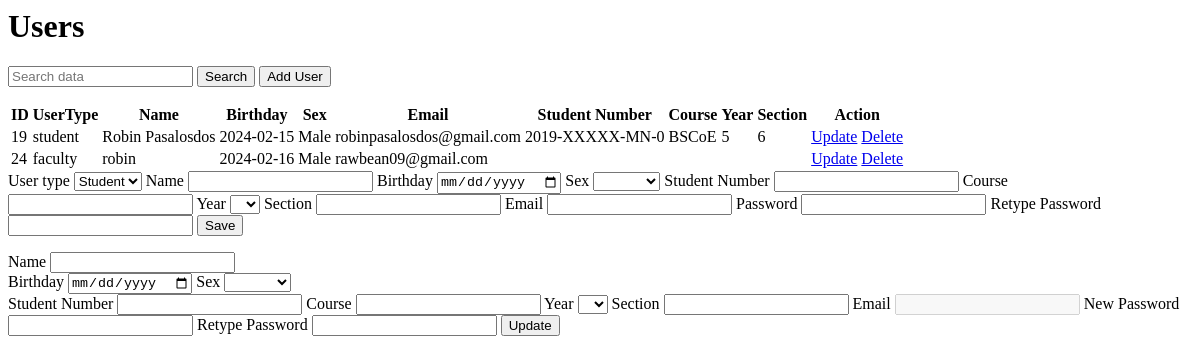
Page /pages/admin/users.php on the earlier database version.
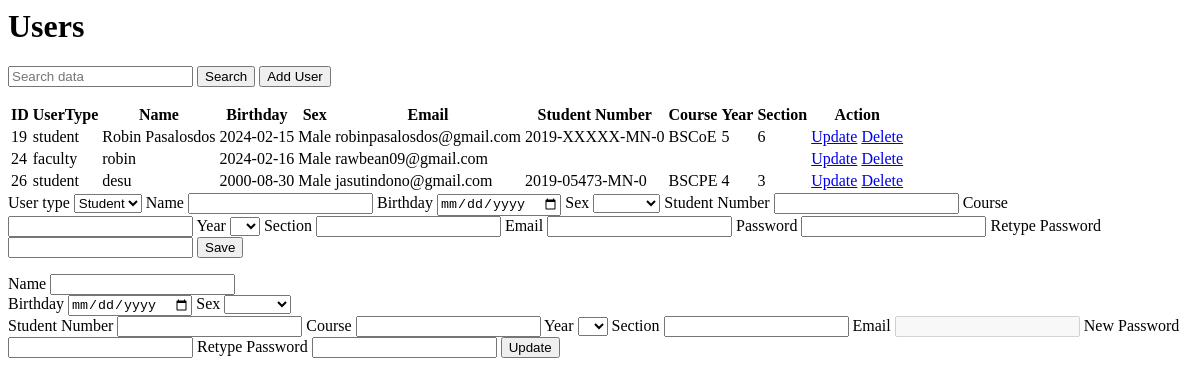
Same page on the later database version.
### tables this page shows
CREATE TABLE `users` (
  `id` int(11) NOT NULL,
  `user_type` varchar(50) NOT NULL,
  `name` varchar(50) NOT NULL,
  `birthday` varchar(50) NOT NULL,
  `sex` varchar(50) NOT NULL,
  `email` varchar(50) NOT NULL,
  `student_no` varchar(50) NOT NULL,
  `course` varchar(50) NOT NULL,
  `year` varchar(50) NOT NULL,
  `section` varchar(50) NOT NULL,
  `password` varchar(50) NOT NULL,
  `assessment_access` int(11) NOT NULL,
  `pic` varchar(100) NOT NULL,
  `date_created` date NOT NULL DEFAULT current_timestamp(),
  `created_timestamp` datetime NOT NULL DEFAULT current_timestamp()
);

### pages/admin/users.php (the view, shortened to what this page needs)
<head>
</head>
<div class="records-table">
    <h1>Users</h1>
    <form action="<?php echo htmlspecialchars($_SERVER["PHP_SELF"]); ?>" method="GET">
        <input type="text" name="search" value="<?php if(isset($_GET['search'])){echo $_GET['search']; } ?>" placeholder="Search data">
        <button type="submit">Search</button>
        <button type="button" onclick="show_dialog()">Add User</button>
    </form>
    <table>
        <thead>
            <tr>
                <th>ID</th>
                <th>UserType</th>
                <th>Name</th>
                <th>Birthday</th>
                <th>Sex</th>
                <th>Email</th>
                <th>Student Number</th>
                <th>Course</th>
                <th>Year</th>
                <th>Section</th>
                <th>Action</th>
            </tr>
        </thead>
        <tbody>
            <?php
                include('../pupclinic/php/db_connect.php');
                    $filtervalues = $_GET['search'];
                    if($_GET['search'] == ""){
                        $query = "SELECT * FROM users";
                    }else{
                        $query = "SELECT * FROM users WHERE CONCAT(user_type,name,email,student_no,course,year,section) LIKE '%$filtervalues%' ";
                    }
                    $query_run = mysqli_query($conn, $query);
                    if(mysqli_num_rows($query_run) > 0)
                    {
                        foreach($query_run as $items)
                        {
                            ?>
                            <tr>
                                <td><?= $items['id']; ?></td>
                                <td><?= $items['user_type']; ?></td>
                                <td><?= $items['name']; ?></td>
                                <td><?= $items['birthday']; ?></td>
                                <td><?= $items['sex']; ?></td>
                                <td><?= $items['email']; ?></td>
                                <td><?= $items['student_no']; ?></td>
                                <td><?= $items['course']; ?></td>
                                <td><?= $items['year']; ?></td>
                                <td><?= $items['section']; ?></td>
                                <td>
                                    <a class="update_user_button" href="javascript:void(0)" data_id="<?= $items['id'] ?>"
                                    data_user_type="<?= $items['user_type'] ?>" data_name="<?= $items['name'] ?>" data_birthday="<?= $items['birthday'] ?>"
                                    data_sex="<?= $items['sex'] ?>" data_email="<?= $items['email'] ?>"
                                    data_student_no="<?= $items['student_no'] ?>" data_course="<?= $items['course'] ?>" data_year="<?= $items['year'] ?>"
                                    data_section="<?= $items['section'] ?>" data_password="<?= $items['password'] ?>">Update</a>
                                    <a class="delete_user" href="javascript:void(0)" data-id="<?= $items['id'] ?>">Delete</a>
                                </td>
                            </tr>
                            <?php
                        }
                    }
                    else
                    {
                        ?>
                            <tr>
                                <td>No Record Found</td>
                            </tr>
                        <?php
                    }
            ?>
        </tbody>
    </table>
</div>
<div id="add_user_container" class="floating-container">
    <div class="floating-register">
        <form id="register">
            <label for="user_type">User type</label>
            <select name="user_type" id="user_type" required>
                <option value="student">Student</option>
            </select>
            <label for="name">Name</label>
            <input type="text" id="name" name="name" required autocomplete="off">
            <label class="label" for="birthday">Birthday</label>
            <input class="reg_input" type="date" id="birthday" name="birthday" required autocomplete="off">
            <label class="label" for="sex">Sex</label>
            <select class="reg_input" name="sex" id="sex" required>
                <option value="" disabled selected></option>
                <option value="Male">Male</option>
            </select>
            <label class="student_label" for="student_no">Student Number</label>
            <input type="text" id="student_no" name="student_no" required autocomplete="off">
            <label class="student_label" for="course">Course</label>
            <input type="text" id="course" name="course" required autocomplete="off">
            <label class="student_label" for="year">Year</label>
            <select name="year" id="year" require>
                    <option value=" " disabled selected></option>
                    <option value="1">1</option>
            </select>
            <label class="student_label" for="section">Section</label>
            <input type="text" id="section" name="section" required autocomplete="off">
            <label for="email">Email</label>
            <input type="text" id="email" name="email" required autocomplete="off">
            <label for="password">Password</label>
            <input type="password" id="password" name="password" required>
            <label for="password2">Retype Password</label>
            <input type="password" id="password2" name="password2" required>
            <button>Save</button>
        </form>
    </div>
</div>
<div id="update_user_container" class="floating-container">
    <div class="floating-register">
        <form id="update_user">
            <label for="u_name">Name</label>
            <input type="text" id="u_name" name="u_name" required autocomplete="off"><br>
            <label for="u_birthday">Birthday</label>
            <input type="date" id="u_birthday" name="u_birthday" required autocomplete="off">
            <label for="u_sex">Sex</label>
            <select name="u_sex" id="u_sex" required>
                <option value="" disabled selected></option>
                <option value="Male">Male</option>
            </select><br>
            <label class="u_student_label" for="u_student_no">Student Number</label>
            <input type="text" id="u_student_no" name="u_student_no" required autocomplete="off">
            <label class="u_student_label" for="u_course">Course</label>
            <input type="text" id="u_course" name="u_course" required autocomplete="off">
            <label class="u_student_label" for="u_year">Year</label>
            <select name="u_year" id="u_year" required>
                    <option value="" disabled selected></option>
                    <option value="1">1</option>
            </select>
            <label class="u_student_label" for="u_section">Section</label>
            <input type="text" id="u_section" name="u_section" required autocomplete="off">
            <label for="u_email">Email</label>
            <input type="text" id="u_email" name="u_email" disabled>
            <label for="u_password">New Password</label>
            <input type="password" id="u_password" name="u_password">
            <label for="u_password2">Retype Password</label>
            <input type="password" id="u_password2" name="u_password2">
            <button>Update</button>
        </form>
    </div>
</div>

Differences in the rows shown:
added users: id "26", user_type "student", name "desu", birthday "2000-08-30", sex "Male", email "jasutindono@gmail.com", student_no "2019-05473-MN-0", course "BSCPE", year "4", section "3"
